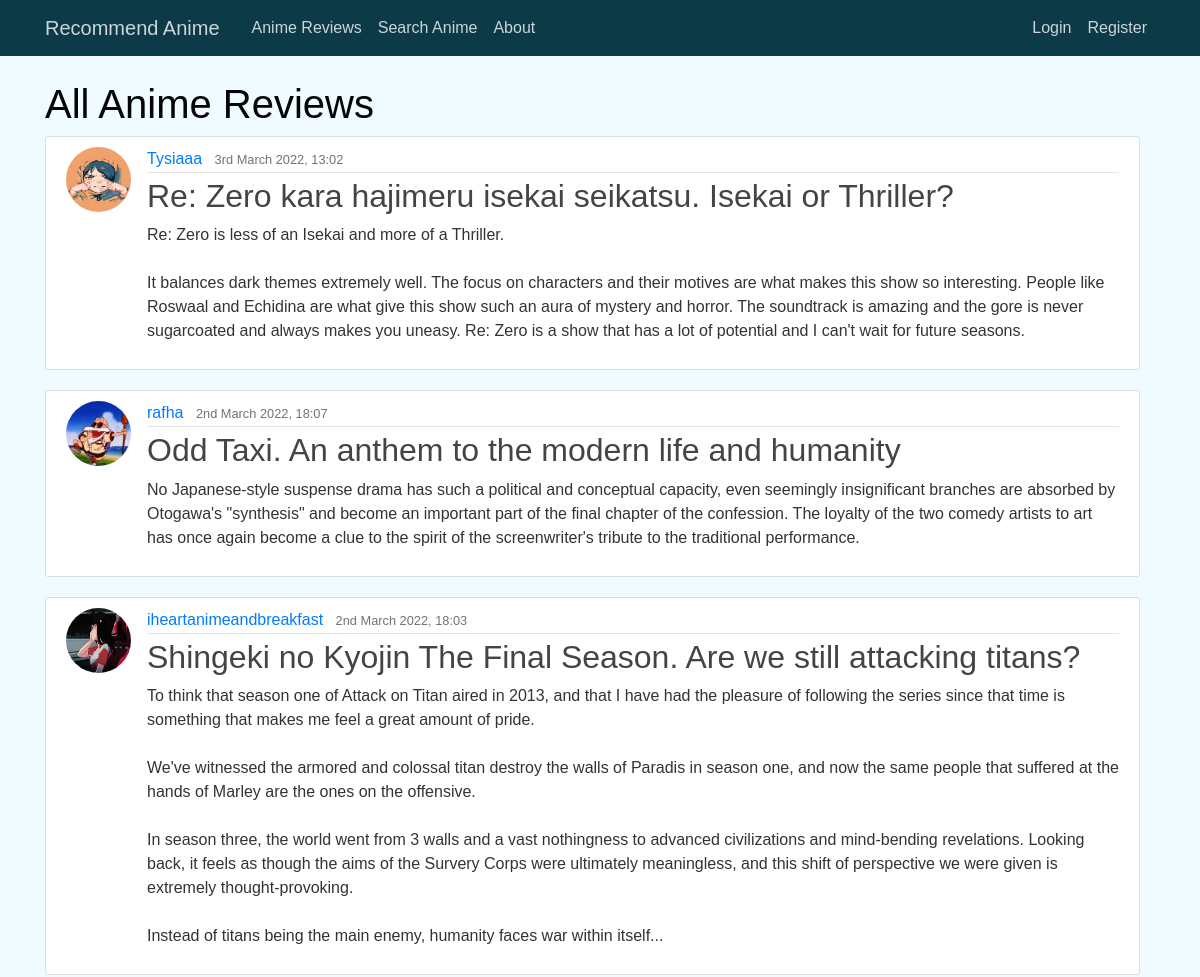
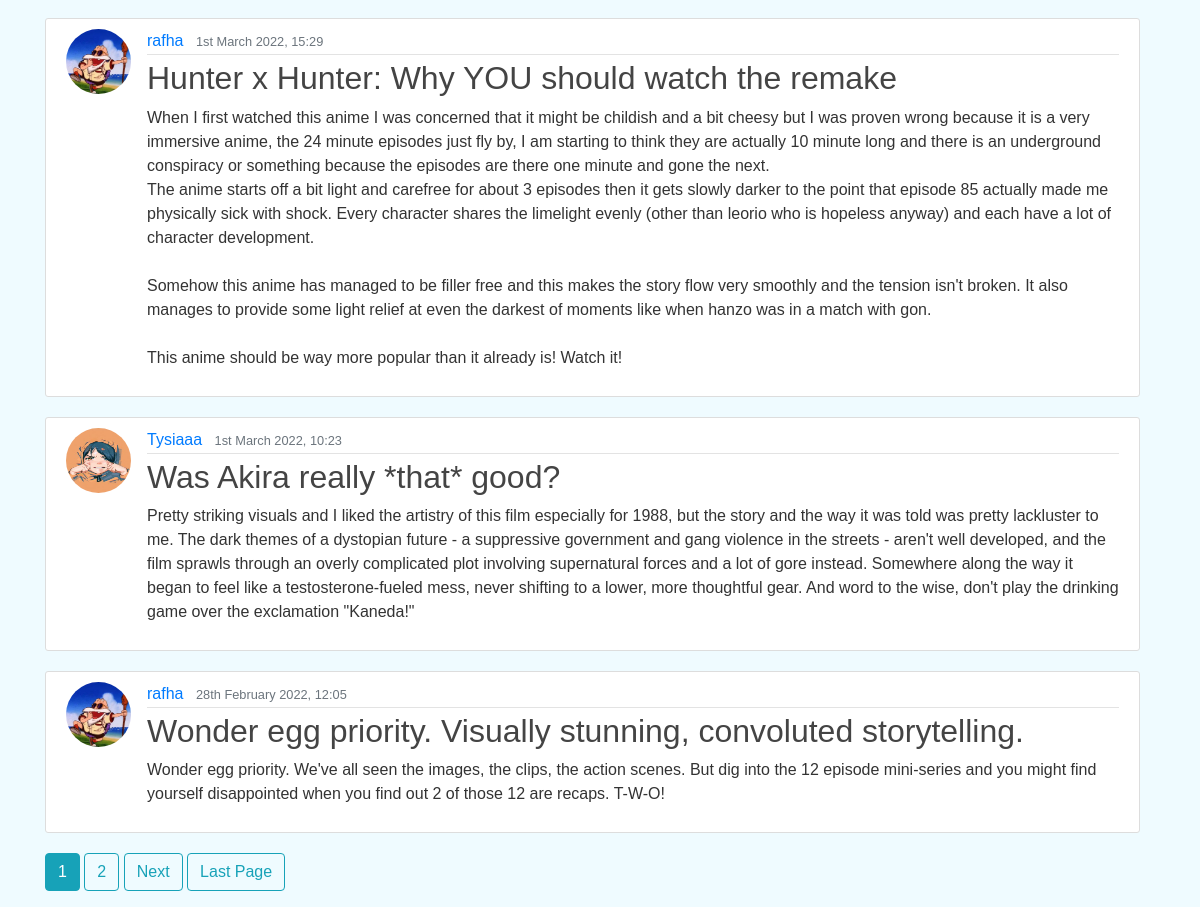
The app's page /reviews/ with its own data (2 pictures, top to bottom).
### recommend/models.py (models this page shows, shortened)
class Review(models.Model):
    head = models.CharField(max_length=80)
    body = models.TextField(max_length=2000)
    date_posted = models.DateTimeField(default=timezone.now)
    author = models.ForeignKey(User, on_delete=models.CASCADE) #if user is deleted, choose what happens to reviews
    associated_anime = models.ForeignKey(Anime, on_delete= models.SET_NULL, null=True)

### users/models.py (models this page shows, shortened)
class Profile(models.Model):
    user = models.OneToOneField(User, on_delete=models.CASCADE)
    profile_pic = models.ImageField(default='defaultUser.jpg', upload_to='profile_pics')

### reviews/views.py (the view)
# urls.py: path('', ReviewListView.as_view(), name='reviews-index'),
class ReviewListView(ListView):
    model = Review
    template_name = 'reviews.html' #<model> name _ <viewtype>
    context_object_name = 'reviews'
    ordering = ['-date_posted'] #ordering newest anime reviews first
    paginate_by = 6

### templates/reviews.html (shortened to what this page needs)
{% extends "base.html" %}
{%block content %}
    <h1>All Anime Reviews</h1>
    {% for review in reviews %}
        <article class="media content-section">
            <img class ="rounded-circle article-img" src="{{ review.author.profile.profile_pic.url }}" alt="Profile Picture">
            <div class="media-body">
            <div class="article-metadata">
                <a class="mr-2" href="{% url 'user-reviews' review.author.username %}">{{ review.author }}</a>
                <small class="text-muted">{{ review.date_posted|date:"jS F Y, H:i" }}</small>
            </div>
            <h2><a class="article-title" href="{% url 'reviews-detail' review.id %}">{{ review.head }}</a></h2>
            <p class="article-content">{{ review.body }}</p>
            </div>
        </article>
    {% endfor %}
    {% if is_paginated %}
        {% for current in page_obj.paginator.page_range %}
            {% if page_obj.number == current %}
                <a class="btn btn-info mb-3" href="?page={{ current }}">{{ current }}</a>
            {% elif current > page_obj.number|add:'-3' and current < page_obj.number|add:'3' %}
                <a class="btn btn-outline-info mb-3" href="?page={{ current }}">{{ current }}</a>
            {% endif %}
        {% endfor %}
        {% if page_obj.has_next %}
            <a class="btn btn-outline-info mb-3" href="?page={{ page_obj.next_page_number }}">Next</a>
            <a class="btn btn-outline-info mb-3" href="?page={{ page_obj.paginator.num_pages }}">Last Page</a>
        {% endif %}
    {% endif %}
{% endblock content %}

### static/style.css (style rules this page uses)
body { font-family: Sans-Serif; background: #effbff; color: #333333; margin-top: 5rem; }
h1, h2, h3, h4, h5, h6 { color: #050507; }
.content-section { background: #ffffff; padding: 10px 20px; border: 1px solid #dddddd; border-radius: 3px; margin-bottom: 20px; width: 150%; }
.article-title { color: #444444; }
.article-content { white-space: pre-line; }
.article-img { height: 65px; width: 65px; margin-right: 16px; }
.article-metadata { padding-bottom: 1px; margin-bottom: 4px; border-bottom: 1px solid #e3e3e3 }

### records on screen
Review: author.profile.profile_pic (picture), author "Tysiaaa", date_posted "3rd March 2022, 13:02", head "Re: Zero kara hajimeru isekai seikatsu. Isekai or Thriller?", body "Re: Zero is less of an Isekai and more of a Thriller. It balances dark themes extremely well. The focus on characters and their motives are what makes this show so interesting. People like Roswaal and Echidina are what give this show such an aura of mystery and horror. The soundtrack is amazing and the gore is never sugarcoated and always makes you uneasy. Re: Zero is a show that has a lot of potential and I can't wait for future seasons."
Review: author.profile.profile_pic (picture), author "rafha", date_posted "2nd March 2022, 18:07", head "Odd Taxi. An anthem to the modern life and humanity", body "No Japanese-style suspense drama has such a political and conceptual capacity, even seemingly insignificant branches are absorbed by Otogawa's \"synthesis\" and become an important part of the final chapter of the confession. The loyalty of the two comedy artists to art has once again become a clue to the spirit of the screenwriter's tribute to the traditional performance."
Review: author.profile.profile_pic (picture), author "iheartanimeandbreakfast", date_posted "2nd March 2022, 18:03", head "Shingeki no Kyojin The Final Season. Are we still attacking titans?", body "To think that season one of Attack on Titan aired in 2013, and that I have had the pleasure of following the series since that time is something that makes me feel a great amount of pride. We've witnessed the armored and colossal titan destroy the walls of Paradis in season one, and now the same people that suffered at the hands of Marley are the ones on the offensive. In season three, the world went from 3 walls and a vast nothingness to advanced civilizations and mind-bending revelations. Looking back, it feels as though the aims of the Survery Corps were ultimately meaningless, and this shift of perspective we were given is extremely thought-provoking. Instead of titans being the main…"
Review: author.profile.profile_pic (picture), author "rafha", date_posted "1st March 2022, 15:29", head "Hunter x Hunter: Why YOU should watch the remake", body "When I first watched this anime I was concerned that it might be childish and a bit cheesy but I was proven wrong because it is a very immersive anime, the 24 minute episodes just fly by, I am starting to think they are actually 10 minute long and there is an underground conspiracy or something because the episodes are there one minute and gone the next. The anime starts off a bit light and carefree for about 3 episodes then it gets slowly darker to the point that episode 85 actually made me physically sick with shock. Every character shares the limelight evenly (other than leorio who is hopeless anyway) and each have a lot of character development. Somehow this anime has managed to be…"
Review: author.profile.profile_pic (picture), author "Tysiaaa", date_posted "1st March 2022, 10:23", head "Was Akira really *that* good?", body "Pretty striking visuals and I liked the artistry of this film especially for 1988, but the story and the way it was told was pretty lackluster to me. The dark themes of a dystopian future - a suppressive government and gang violence in the streets - aren't well developed, and the film sprawls through an overly complicated plot involving supernatural forces and a lot of gore instead. Somewhere along the way it began to feel like a testosterone-fueled mess, never shifting to a lower, more thoughtful gear. And word to the wise, don't play the drinking game over the exclamation \"Kaneda!\""
Review: author.profile.profile_pic (picture), author "rafha", date_posted "28th February 2022, 12:05", head "Wonder egg priority. Visually stunning, convoluted storytelling.", body "Wonder egg priority. We've all seen the images, the clips, the action scenes. But dig into the 12 episode mini-series and you might find yourself disappointed when you find out 2 of those 12 are recaps. T-W-O!"

### other values on screen
{{ current }} "1"
{{ current }} "2"
